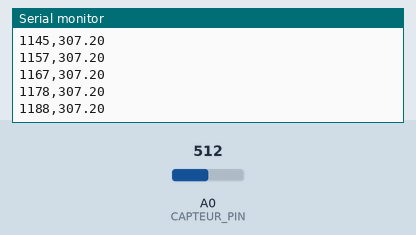
The sketch below on a simulated Arduino Uno, built with avr-gcc and run on an emulated ATmega328P. On the bench: the last lines printed to the serial monitor. Inputs (shaded band) come from the test bench; at power-on: A0 (CAPTEUR_PIN) = 512.

Above: at 1.2 s.
1.3 s: A0 (CAPTEUR_PIN) set to 3
At 1.9 s:
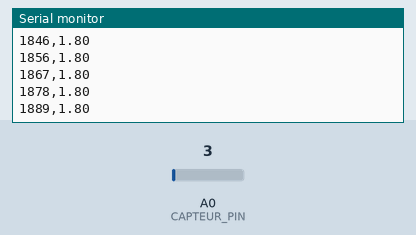
2.8 s: A0 (CAPTEUR_PIN) set to 0
At 4.4 s:
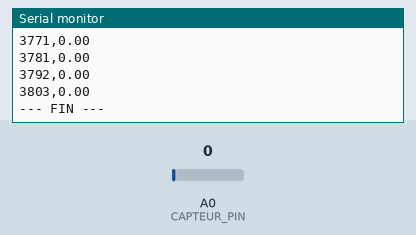
Timing chart, 0 to 5.9 s (numbered marks = the images above; inputs shaded):
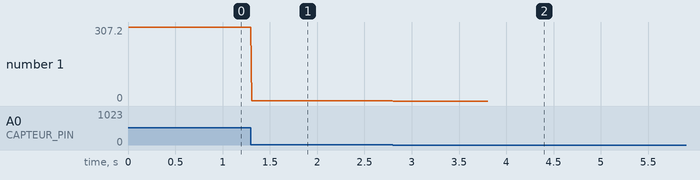

Measured:
- the behaviour switches between 2 and 1 on A0 (CAPTEUR_PIN) (found by bisection; images 1 and 2)

The sketch:

loadcell_reloading_press.ino
```cpp
// (licence header left out)
#define CAPTEUR_PIN A0

// --- REGLAGE ---
float facteurKg = 0.6; //a regler en fonction du type d'appui et force
float SEUIL_DEPART = 2.0;
// ---------------

unsigned long tempsInitial = 0;
unsigned long tempsRepos = 0; // Déclarée ici pour être accessible partout
bool enCours = false;

void setup() {
  Serial.begin(115200);
  while (!Serial);
  Serial.println("En attente d'appui (Seuil: 2kg)...");
}

void loop() {
  int brute = analogRead(CAPTEUR_PIN);
  float poidsKg = brute * facteurKg;

  // DETECTION DU TOP DEPART
  if (poidsKg >= SEUIL_DEPART && !enCours) {
    enCours = true;
    tempsInitial = millis();
    Serial.println("--- DEBUT MESURE ---");
    Serial.println("Temps(ms),Poids(kg)");
  }

  if (enCours) {
    unsigned long tempsRelatif = millis() - tempsInitial;

    Serial.print(tempsRelatif);
    Serial.print(",");
    Serial.println(poidsKg, 2);

    // FIN DE MESURE : si on relâche sous le seuil
    if (poidsKg < (SEUIL_DEPART / 2)) {
      if (tempsRepos == 0) tempsRepos = millis();

      if (millis() - tempsRepos > 1000) {
        enCours = false;
        tempsRepos = 0;
        Serial.println("--- FIN ---");
        Serial.println("");
      }
    } else {
      // Si la pression remonte, on remet le compteur de repos à zéro
      tempsRepos = 0;
    }
  }

  delay(10);
}
```
